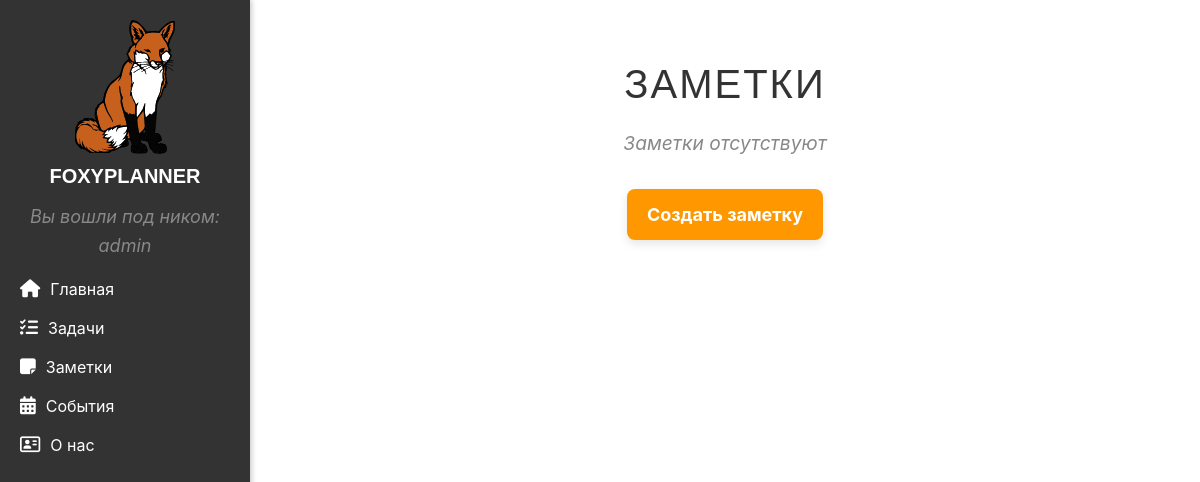
/notes/ (signed in), run on an earlier commit of the app's database.
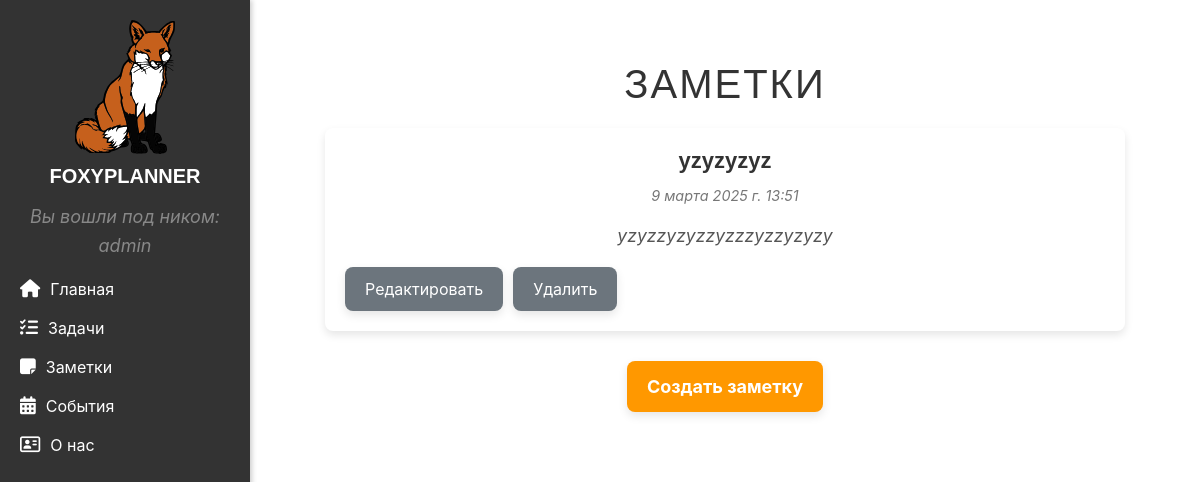
And on a later commit of the database.
### notes/models.py (models this page shows, shortened)
class Note(models.Model):
    user = models.ForeignKey(User, on_delete=models.CASCADE, null=True, blank=True)
    title = models.CharField(max_length=200, verbose_name="Название")
    description = models.TextField(verbose_name="Описание")
    created_at = models.DateTimeField(auto_now_add=True, verbose_name="Дата создания")
    class Meta:
        verbose_name = "Заметка"
        verbose_name_plural = "Заметки"

### notes/views.py (the view)
# urls.py: path('notes/', include ('notes.urls')),
@login_required
def notes(request):
    notes = Note.objects.filter(user=request.user)
    return render(request, 'notes/notes.html', {'notes': notes})

### notes/templates/notes/notes.html (shortened to what this page needs)
{% extends 'main/layout.html'%}
{% block content %}
<h1>Заметки</h1>
{% if notes %}
    <ul class="notes-list">
        {% for note in notes %}
            <li class="note-item">
                <h2 class="note-title">{{ note.title }}</h2>
                <p class="note-date">{{ note.created_at }}</p>
                <p class="note-description">{{ note.description }}</p>
                <div class="note-actions">
                    <a href="{% url 'edit_note' note.id %}" class="edit-button">Редактировать</a>
                    <a href="{% url 'delete_note' note.id %}" class="delete-button">Удалить</a>
                </div>
            </li>
        {% endfor %}
    </ul>
{% else %}
    <p class="no-notes">Заметки отсутствуют</p>
{% endif %}
<div class="create-note">
    <a href="{% url 'create_note' %}" class="create-button">Создать заметку</a>
</div>
{% endblock %}

What changed in the data, as far as the page shows it:
added Note: title "yzyzyzyz", created_at "9 марта 2025 г. 13:51", description "yzyzzyzyzzyzzzyzzyzyzy"
Also different on the page:
text no longer shown: "Заметки отсутствуют"
